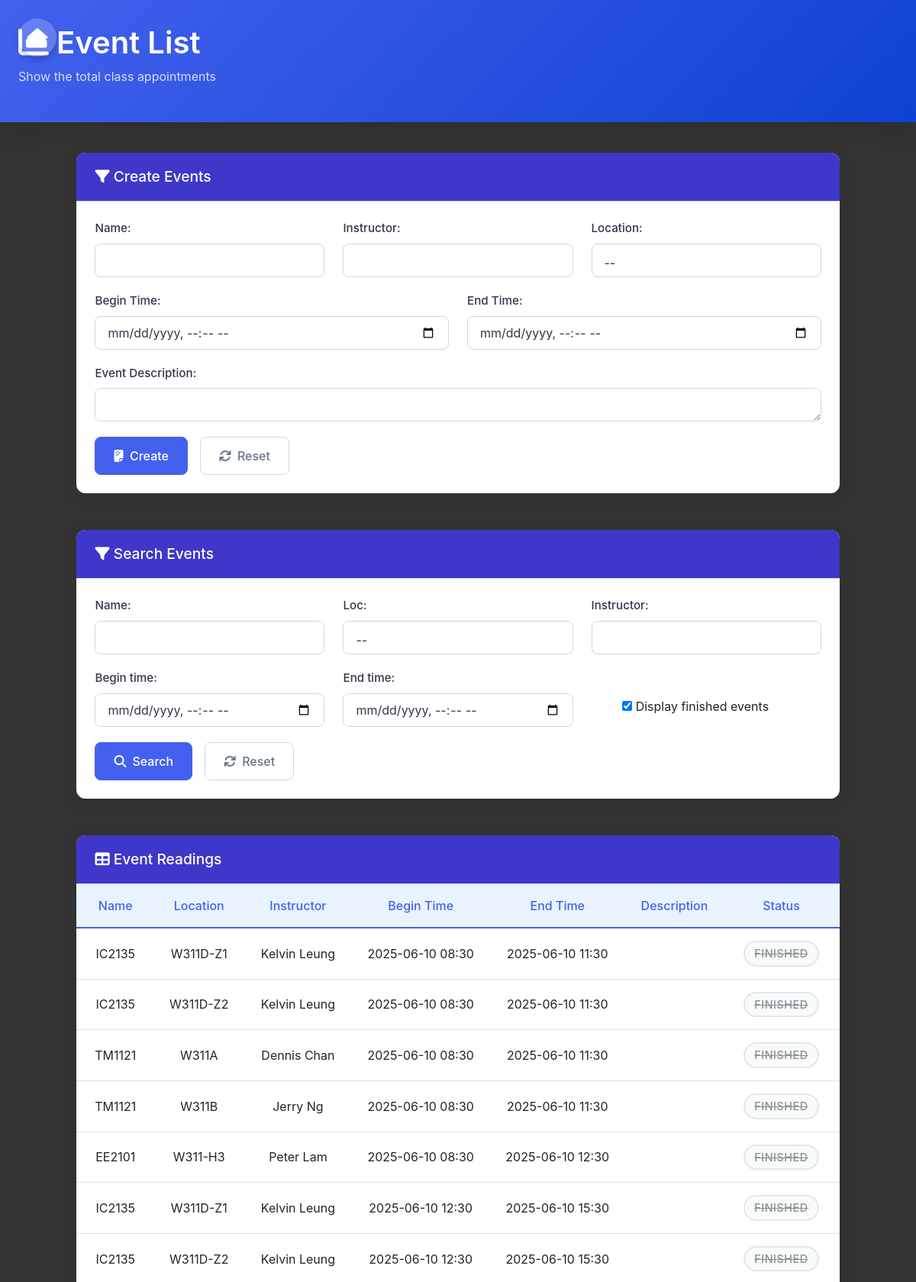
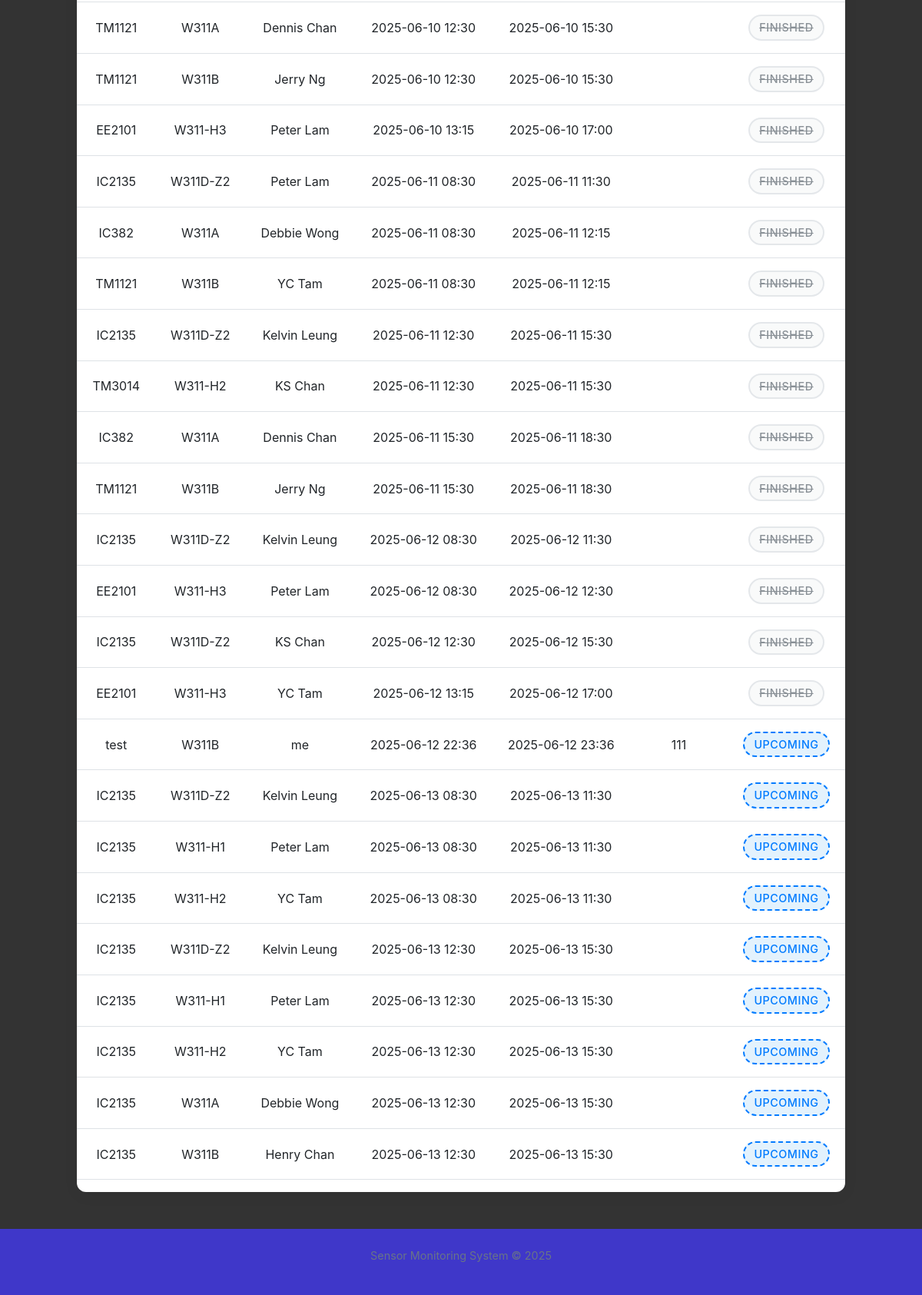
Page /eventlist on the committed database (2 pictures, top to bottom).
### projectApp/models.py (models this page shows, shortened)
class Event(models.Model):
    name = models.CharField(max_length=10)
    begin_time = models.DateTimeField()
    end_time = models.DateTimeField()
    loc = models.CharField(max_length=20)
    Description = models.TextField(null=True,blank=True)
    instructor = models.CharField(max_length=20,null=False)
    class Meta:
        verbose_name_plural = "Events"

### projectApp/views.py (the view, shortened to what this page needs)
# urls.py: path("eventlist",views.add_event),
def add_event(request):
    location = Information.objects.values_list("loc").distinct().order_by("loc")
    locations = []
    locations.append((None,"--"))
    for i in location:
        locations.append((i[0],i[0]))
    events = Event.objects.all().order_by("end_time")
    events_status = []
    tot_events = []
    time = timezone.now()
    for event in events:
        this_event = {
            "id":event.id,
            "name":event.name,
            "loc":event.loc,
            "instructor":event.instructor,
            "begin_time":event.begin_time,
            "end_time":event.end_time,
            "Description":event.Description,
        }
        if event.end_time < time:
                this_event["status"] = "Finish"
        elif time < event.begin_time:
                this_event["status"] = "Upcoming"
        elif event.begin_time <= time <= event.end_time:
                this_event["status"] = "Ongoing"
        tot_events.append(this_event)
    context = {"entrys":tot_events}
    context["type"] = "success"
    form = EventForm(prefix="add")
    formQ = EventQuery(prefix="query")
    formQ.fields['loc'].choices = locations
    form.fields['loc'].choices = locations
    if request.method == "POST":
        try:
            if 'form_type' in request.POST:
                if request.POST["form_type"] == 'add':
                    form = EventForm(request.POST,prefix="add")
                    form.fields['loc'].choices = locations
                    if form.is_valid():
                        print("form check")
                        loc = form.cleaned_data['loc']
                        begin_time = form.cleaned_data.get("begin_time")
                        end_time = form.cleaned_data.get("end_time")
                        if begin_time>=end_time:
                            raise AssertionError("Error! The start time must be earlier than the end time!")
                        if not check_valid(loc,begin_time,end_time):
                            raise AssertionError("Error! The classroom has been occupied!")
                        event = form.save(commit=False)
                        event.loc = loc
                        event = form.save()
                        return redirect(request.path)
                    else:
                        print("check form",form)
                if request.POST["form_type"] == "query":
                    formQ = EventQuery(request.POST,prefix="query")
                    formQ.fields['loc'].choices = locations
                    if formQ.is_valid():
                        loc = formQ.cleaned_data["loc"]
                        begin_time = formQ.cleaned_data.get("begin_time")
                        end_time = formQ.cleaned_data.get("end_time")
                        instructor = formQ.cleaned_data["instructor"]
                        name = formQ.cleaned_data['name']
                        show_past = formQ.cleaned_data.get("show_past")
                        if loc:
                            events = events.filter(loc = loc)
                        if begin_time:
                            events = events.filter(begin_time__gte = begin_time)
                        if end_time:
                            events = events.filter(end_time__lte = end_time)
                        if instructor:
                            events = events.filter(instructor = instructor)
                        if name:
                            events = events.filter(name = name)
                        if not show_past:
                            events = events.filter(begin_time__gte = time)
                        tot_events = []
                        for event in events:
                            this_event = {
                                "id":event.id,
                                "name":event.name,
                                "loc":event.loc,
                                "instructor":event.instructor,
                                "begin_time":event.begin_time,
                                "end_time":event.end_time,
                                "Description":event.Description,
                            }
                            if event.end_time < time:
                                    this_event["status"] = "Finish"
                            elif time < event.begin_time:
                                    this_event["status"] = "Upcoming"
                            elif event.begin_time <= time <= event.end_time:
                                    this_event["status"] = "Ongoing"
                            tot_events.append(this_event)
                        context = {"entrys":tot_events}
        except Exception as e:
            print("Error at add_event!",e)
            form = EventForm(prefix="add")
            formQ = EventQuery(prefix="query")
            context["type"] = "fail"
            context["error_message"] = e
    else:
        if "clear" in request.GET:
            return redirect(request.path)
    context["form"] = form
    context["formQ"] =formQ
    return render(request,"projectApp/add_event.html",context)

### projectApp/templates/projectApp/add_event.html (shortened to what this page needs)
{% load static %}
<!DOCTYPE html>
<html lang="en">
  <head>
    <link
      href="https://cdn.jsdelivr.net/npm/font-awesome@4.7.0/css/font-awesome.min.css"
      rel="stylesheet"
    />
    <link
      href="https://cdn.jsdelivr.net/npm/bootstrap@5.3.6/dist/css/bootstrap.min.css"
      rel="stylesheet"
    />
    <link
      rel="stylesheet"
      type="text/css"
      href="https://cdn.flexmonster.com/theme/orange/flexmonster.min.css"
    />
    <link
      href="https://cdn.jsdelivr.net/npm/bootstrap@5.3.0/dist/css/bootstrap.min.css"
      rel="stylesheet"
    />
    <link
      rel="stylesheet"
      href="https://cdnjs.cloudflare.com/ajax/libs/font-awesome/6.4.0/css/all.min.css"
    />
    <link
      href="https://cdn.jsdelivr.net/npm/sweetalert2@11.7.27/dist/sweetalert2.min.css"
      rel="stylesheet"
    />
  </head>
  <body>
    <a href="/" class="home-button" title="Home">
      <i class="fas fa-home"></i>
    </a>
    <header class="header">
      <div class="main-container">
        <h1><i class="fa fa-area-chart mr-2"></i> Event List</h1>
        <p>Show the total class appointments</p>
      </div>
    </header>
    <main class="main-container">
      <div class="card mb-5">
        <div class="card-header">
          <h3 style="color: white">
            <i class="fa fa-filter mr-2"></i> Create Events
          </h3>
        </div>
        <div class="card-body">
          <form
            action=""
            method="post"
            id="select_form"
            novalidate
            autocomplete="off"
          >
            <div class="row">
              <div class="col-md-4 form-group">
                {{ form.name.label_tag }} {{ form.name }}
              </div>
              <div class="col-md-4 form-group">
                {{ form.instructor.label_tag }} {{ form.instructor }}
              </div>
              <div class="col-md-4 form-group">
                {{ form.loc.label_tag }} {{ form.loc }}
              </div>
            </div>
            <div class="row">
              <div class="col-md-6 form-group">
                {{ form.begin_time.label_tag }} {{ form.begin_time }}
              </div>
              <div class="col-md-6 form-group">
                {{ form.end_time.label_tag }} {{ form.end_time}}
              </div>
            </div>
            <div class="row">
              <div class="col-md-15 form-group">
                {{ form.Description.label_tag }} {{ form.Description }}
              </div>
            </div>
            <div class="d-flex flex-wrap gap-3">
              <button type="submit" class="btn btn-primary">
                <i class="fa-solid fa-sheet-plastic"></i>&nbsp; Create
              </button>
              <a href="?clear=1" class="btn btn-light">
                <i class="fa fa-refresh btn-icon"></i>Reset
              </a>
            </div>
          </form>
        </div>
      </div>
      <div class="card mb-5">
        <div class="card-header">
          <h3 style="color: white">
            <i class="fa fa-filter mr-2"></i> Search Events
          </h3>
        </div>
        <div class="card-body">
          <form
            action=""
            method="post"
            id="select_form"
            novalidate
            autocomplete="off"
          >
            <div class="row">
              <div class="col-md-4 form-group">
                {{ formQ.name.label_tag }} {{ formQ.name }}
              </div>
              <div class="col-md-4 form-group">
                {{ formQ.loc.label_tag }} {{ formQ.loc }}
              </div>
              <div class="col-md-4 form-group">
                {{ formQ.instructor.label_tag }} {{ formQ.instructor }}
              </div>
            </div>
            <div class="row">
              <div class="col-md-4 form-group">
                {{ formQ.begin_time.label_tag }} {{ formQ.begin_time }}
              </div>
              <div class="col-md-4 form-group">
                {{ formQ.end_time.label_tag }} {{ formQ.end_time}}
              </div>
              <div class="col-md-3" style="margin: auto;">
                <div class="custom-control custom-switch">
                  {{ formQ.show_past }}
                  <label
                    class="custom-control-label"
                    for="{{ formQ.show_past.id_for_label }}"
                  >
                    {{ formQ.show_past.label }}
                  </label>
                </div>
              </div>
            </div>
            <div class="d-flex flex-wrap gap-3">
              <button type="submit" class="btn btn-primary">
                <i class="fa fa-search btn-icon"></i>Search
              </button>
              <a href="?clear=2" class="btn btn-light">
                <i class="fa fa-refresh btn-icon"></i>Reset
              </a>
            </div>
          </form>
        </div>
      </div>
      <div class="card">
        <div class="card-header" style="color: white">
          <h3><i class="fa fa-table mr-2"></i> Event Readings</h3>
        </div>
        <div class="table-responsive">
          <table class="table data-table table-hover">
            <thead>
              <tr>
                <th>Name</th>
                <th>Location</th>
                <th>Instructor</th>
                <th>Begin Time</th>
                <th>End Time</th>
                <th>Description</th>
                <th>Status</th>
              </tr>
            </thead>
            <tbody>
              {% for entry in entrys %}
              <tr class="clickable-row" data-id="{{ entry.id }}">
                <td>{{ entry.name }}</td>
                <td>{{ entry.loc }}</td>
                <td>{{ entry.instructor }}</td>
                <td>{{ entry.begin_time|date:"Y-m-d H:i" }}</td>
                <td>{{ entry.end_time|date:"Y-m-d H:i" }}</td>
                <td>{{ entry.Description|truncatechars:30 }}</td>
                {% if entry.status == "Upcoming" %}
                <td>
                  <span class="status-tag status-upcoming">Upcoming</span>
                </td>
                {% elif entry.status == "Ongoing" %}
                <td><span class="status-tag status-ongoing">Ongoing</span></td>
                {% elif entry.status == "Finish" %}
                <td><span class="status-tag status-finish">Finished</span></td>
                {% endif %}
              </tr>
              {% endfor %}
            </tbody>
          </table>
        </div>
      </div>
    </main>
    <footer class="footer">
      <div class="main-container">
        <p>Sensor Monitoring System &copy; 2025</p>
      </div>
    </footer>
  </body>
</html>

### rows in the picture
Event: name "IC2135", loc "W311D-Z1", instructor "Kelvin Leung", begin_time "2025-06-10 08:30", end_time "2025-06-10 11:30"
Event: name "IC2135", loc "W311D-Z2", instructor "Kelvin Leung", begin_time "2025-06-10 08:30", end_time "2025-06-10 11:30"
Event: name "TM1121", loc "W311A", instructor "Dennis Chan", begin_time "2025-06-10 08:30", end_time "2025-06-10 11:30"
Event: name "TM1121", loc "W311B", instructor "Jerry Ng", begin_time "2025-06-10 08:30", end_time "2025-06-10 11:30"
Event: name "EE2101", loc "W311-H3", instructor "Peter Lam", begin_time "2025-06-10 08:30", end_time "2025-06-10 12:30"
Event: name "IC2135", loc "W311D-Z1", instructor "Kelvin Leung", begin_time "2025-06-10 12:30", end_time "2025-06-10 15:30"
Event: name "IC2135", loc "W311D-Z2", instructor "Kelvin Leung", begin_time "2025-06-10 12:30", end_time "2025-06-10 15:30"
Event: name "TM1121", loc "W311A", instructor "Dennis Chan", begin_time "2025-06-10 12:30", end_time "2025-06-10 15:30"
Event: name "TM1121", loc "W311B", instructor "Jerry Ng", begin_time "2025-06-10 12:30", end_time "2025-06-10 15:30"
Event: name "EE2101", loc "W311-H3", instructor "Peter Lam", begin_time "2025-06-10 13:15", end_time "2025-06-10 17:00"
Event: name "IC2135", loc "W311D-Z2", instructor "Peter Lam", begin_time "2025-06-11 08:30", end_time "2025-06-11 11:30"
Event: name "IC382", loc "W311A", instructor "Debbie Wong", begin_time "2025-06-11 08:30", end_time "2025-06-11 12:15"
Event: name "TM1121", loc "W311B", instructor "YC Tam", begin_time "2025-06-11 08:30", end_time "2025-06-11 12:15"
Event: name "IC2135", loc "W311D-Z2", instructor "Kelvin Leung", begin_time "2025-06-11 12:30", end_time "2025-06-11 15:30"
Event: name "TM3014", loc "W311-H2", instructor "KS Chan", begin_time "2025-06-11 12:30", end_time "2025-06-11 15:30"
Event: name "IC382", loc "W311A", instructor "Dennis Chan", begin_time "2025-06-11 15:30", end_time "2025-06-11 18:30"
Event: name "TM1121", loc "W311B", instructor "Jerry Ng", begin_time "2025-06-11 15:30", end_time "2025-06-11 18:30"
Event: name "IC2135", loc "W311D-Z2", instructor "Kelvin Leung", begin_time "2025-06-12 08:30", end_time "2025-06-12 11:30"
Event: name "EE2101", loc "W311-H3", instructor "Peter Lam", begin_time "2025-06-12 08:30", end_time "2025-06-12 12:30"
Event: name "IC2135", loc "W311D-Z2", instructor "KS Chan", begin_time "2025-06-12 12:30", end_time "2025-06-12 15:30"
Event: name "EE2101", loc "W311-H3", instructor "YC Tam", begin_time "2025-06-12 13:15", end_time "2025-06-12 17:00"
Event: name "test", loc "W311B", instructor "me", begin_time "2025-06-12 22:36", end_time "2025-06-12 23:36", Description "111"
Event: name "IC2135", loc "W311D-Z2", instructor "Kelvin Leung", begin_time "2025-06-13 08:30", end_time "2025-06-13 11:30"
Event: name "IC2135", loc "W311-H1", instructor "Peter Lam", begin_time "2025-06-13 08:30", end_time "2025-06-13 11:30"
Event: name "IC2135", loc "W311-H2", instructor "YC Tam", begin_time "2025-06-13 08:30", end_time "2025-06-13 11:30"
Event: name "IC2135", loc "W311D-Z2", instructor "Kelvin Leung", begin_time "2025-06-13 12:30", end_time "2025-06-13 15:30"
Event: name "IC2135", loc "W311-H1", instructor "Peter Lam", begin_time "2025-06-13 12:30", end_time "2025-06-13 15:30"
Event: name "IC2135", loc "W311-H2", instructor "YC Tam", begin_time "2025-06-13 12:30", end_time "2025-06-13 15:30"
Event: name "IC2135", loc "W311A", instructor "Debbie Wong", begin_time "2025-06-13 12:30", end_time "2025-06-13 15:30"
Event: name "IC2135", loc "W311B", instructor "Henry Chan", begin_time "2025-06-13 12:30", end_time "2025-06-13 15:30"
